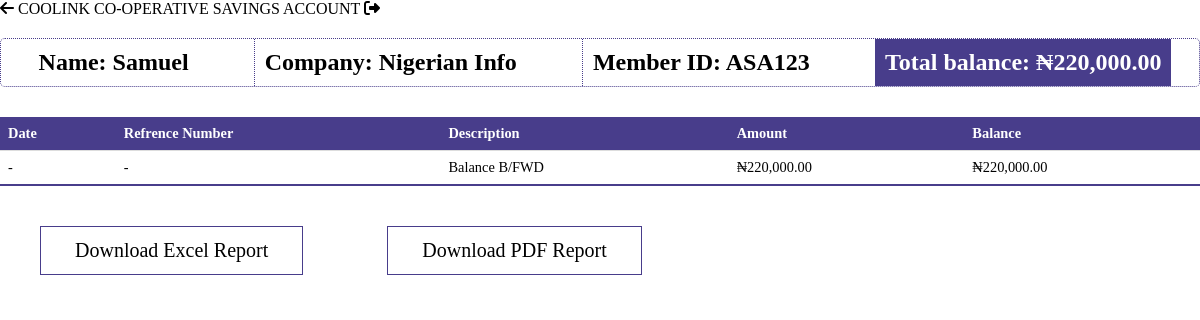
The app's page /savings_account/1 (signed in) with its own data.
### models.py (models this page shows, shortened)
class Person(db.Model,UserMixin):
    __tablename__ = 'persons'
    id = db.Column(db.Integer, primary_key=True)
    name = db.Column(db.String(100), nullable=False)
    role_id = db.Column(db.Integer, db.ForeignKey('roles.id'))
    email = db.Column(db.String, nullable=True,unique=True)
    password = db.Column(db.String(255), nullable=False)
    company_id = db.Column(db.Integer, db.ForeignKey('companies.id'))
    employee_id = db.Column(db.String, nullable=False,unique=True)
    phone_no = db.Column(db.String,unique=True)
    balance_bfd = db.Column(db.Float, default=0.0)
    total_balance = db.Column(db.Float, default=0.0)
    loan_balance = db.Column(db.Float, default=0.0)
    loan_balance_bfd = db.Column(db.Float, default=0.0)
    loans = db.relationship('Loan', backref='person')
    payments_made = db.relationship('SavingPayment', backref='payer', lazy=True)
    loan_payments_made = db.relationship('LoanPayment', backref='payer', lazy=True)

class Company(db.Model):
    __tablename__ = 'companies'
    id = db.Column(db.Integer, primary_key=True)
    name = db.Column(db.String(100), nullable=False,unique=True)
    balance_bfd = db.Column(db.Float, default=0.0)
    amount_accumulated = db.Column(db.Float, default=0.0)
    payments_made = db.relationship('BankPayment', backref='company_payer', lazy=True)
    employees = db.relationship('Person', backref='company', lazy=True)

### app.py (the view)
@app.route('/savings_account/<person_id>', methods=['GET', 'POST'])
@login_required
@role_required(['Admin','Secretary','Sub-Admin'])
def savings_account(person_id):
    person = query.get_person(person_id)
    payments = person.payments_made
    return render_template('query/savings_account.html', payments= payments,person=person)

### app.py (called while the page is built)
@login_manager.user_loader
def load_user(person_id):
    return Person.query.get(person_id)

def role_required(roles_required):
    def decorator(view_func):
        @wraps(view_func)
        def wrapper(*args, **kwargs):
            if not current_user.is_authenticated:
                flash("You must be logged in to access this page.", "danger")
                return redirect(url_for("login"))
            user_role = current_user.role
            if user_role.name not in roles_required:
                flash("You don't have the required role to access this page.", "danger")
                return redirect(url_for("dashboard"))  # Change this to your desired redirect
            return view_func(*args, **kwargs)
        return wrapper
    return decorator

@app.template_filter('currency')
@login_required
def currency(value):
    modified_value = format_currency(value)  # Modify the value as needed
    return modified_value

### filters.py (called while the page is built)
def format_currency(value, currency_symbol='₦', decimal_separator='.', thousands_separator=','):
    if value < 0:
        formatted_value = f'-{currency_symbol}{abs(value):,.2f}'
    else:
        formatted_value = f'{currency_symbol}{value:,.2f}'
    formatted_value = formatted_value.replace('.', decimal_separator).replace(',', thousands_separator)
    return formatted_value

### queries.py (called while the page is built)
    def get_person(self,person_id):
        person = Person.query.filter_by(id=person_id).first()
        return person

### templates/query/savings_account.html (shortened to what this page needs)
{%extends 'base.html' %}
{% block header%}
COOLINK CO-OPERATIVE SAVINGS ACCOUNT
{% endblock  %}
{% block anchor%}
<a href="{{ url_for('get_persons') }}" id='arrow'><i class="fa-solid fa-arrow-left"></i></a>
{% endblock  %}
{%block content%}
<body id="person">
    <div class="dp">
        <div class='p-tag'><h2>Name: {{ person.name }}</h2></div>
        <div class='p-tag'><h2>Company: {{ person.company.name }}</h2></div>
        <div class='p-tag'><h2>Member ID: {{ person.employee_id }}</h2></div>
        <div class='p-tag'><h2>Total balance: {{ person.total_balance | currency }}</h2></div>
    </div>
    <table class="tab-content">
                <tbody>
                    <tr>
                        <th>Date</th>
                        <th>Refrence Number</th>
                        <th>Description</th>
                        <th>Amount</th>
                        <th>Balance</th>
                    </tr>
                    <tr>
                        <td> - </td>
                        <td> - </td>
                        <td>Balance B/FWD</td>
                        <td>{{ person.balance_bfd | currency }}</td>
                        <td>{{ person.balance_bfd | currency }}</td>
                    </tr>
                </tbody>
            </table>
            <button id="downloadExcelButton">Download Excel Report</button>
            <button id="downloadPdfButton">Download PDF Report</button>
        </body>
{%endblock%}

### static/css/style.css (style rules this page uses)
* { margin: 0; padding: 0; box-sizing: border-box; font-family:'Times New Roman', Times, serif; }
#person * { color: #000; max-width: 90em; margin: 0 auto; }
#person .tab-content { width: 100%; border-collapse: collapse; font-size: 0.9em; min-width: 400px; }
#person .tab-content tr th { background-color: #483d8b; color: #fff; text-align: left; font-weight: bold; }
#person th, #person td { padding: 8px; text-align: left; border-bottom: 1px solid #ddd; }
#person .tab-content tbody tr:nth-of-type(odd) { background-color: #f3f3f3; }
#person .tab-content tbody tr:last-of-type { border-bottom: 2px solid #483d8b; }
#person button { margin: 2em 2em; display: inline-block; text-decoration: none; border: 1px solid #483d8b; padding: 12px 34px; font-size: 20px; background: transparent; position: relative; cursor: pointer; }
#person .dp .p-tag { border-left: 1px dotted #483d8b; padding: 10px; }
#person .dp .p-tag:last-of-type { background-color: #483d8b; border: none }
#person .dp .p-tag:last-of-type h2 { color: #ffffff; }
#person .dp .p-tag:first-of-type { border: none }
#person .dp { display: flex; margin: 20px 0 30px; border-radius: 5px; border: 1px dotted #483d8b; }

### records on screen
Person: name "Samuel", employee_id "ASA123", total_balance "₦220,000.00", balance_bfd "₦220,000.00"
Company: company.name "Nigerian Info"
